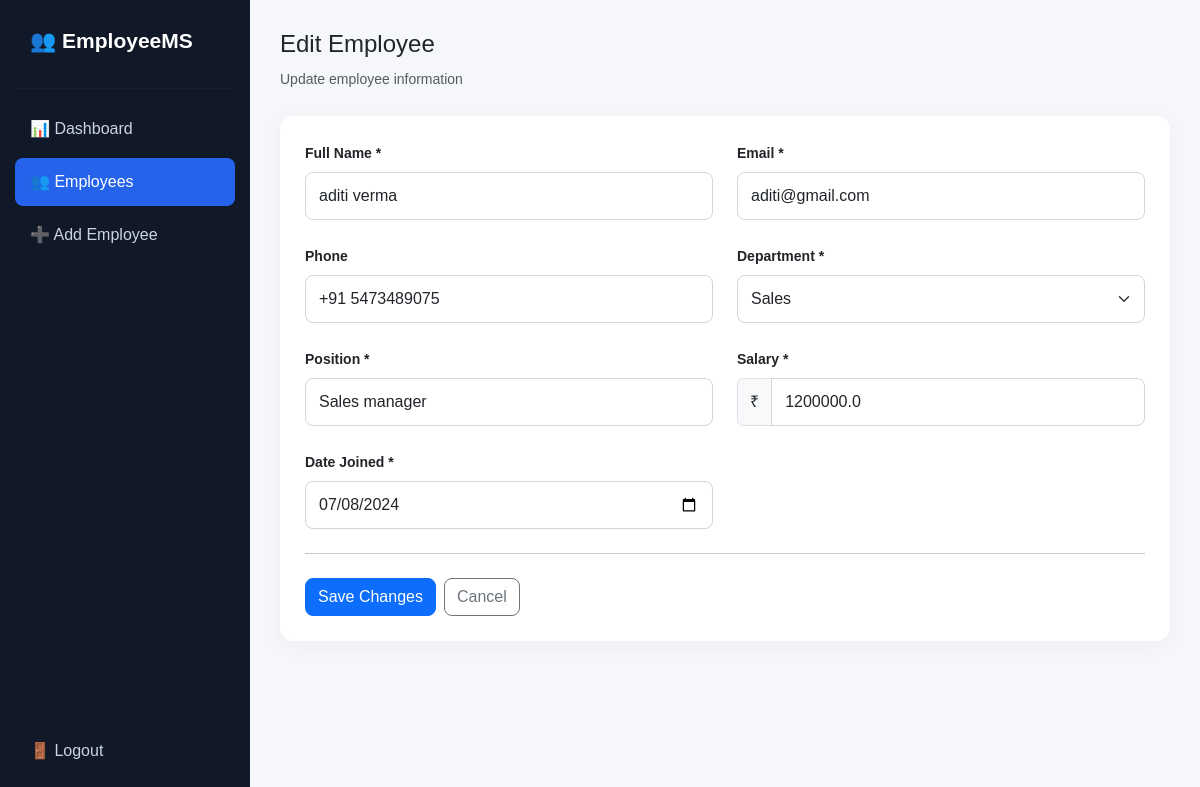
/employees/edit/13 (signed in), run on the app's committed database.
### tables this page shows
CREATE TABLE employees (
            id INTEGER PRIMARY KEY AUTOINCREMENT,
            name TEXT NOT NULL,
            email TEXT NOT NULL UNIQUE,
            phone TEXT,
            department TEXT NOT NULL,
            position TEXT NOT NULL,
            salary REAL NOT NULL,
            date_joined TEXT NOT NULL
        );

### app.py (the view, shortened to what this page needs)
@app.route("/employees/edit/<int:id>", methods=["GET", "POST"])
@login_required
def edit_employee(id):
    conn = get_db()
    employee = conn.execute(
        "SELECT * FROM employees WHERE id = ?",
        (id,)
    ).fetchone()
    if not employee:
        conn.close()
        flash("Employee not found.", "danger")
        return redirect(url_for("employees"))
    conn.close()
    return render_template(
        "edit_employee.html",
        employee=employee
    )

### app.py (called while the page is built)
def get_db():
    conn = sqlite3.connect(DATABASE)
    conn.row_factory = sqlite3.Row
    return conn

def login_required(function):
    @wraps(function)
    def decorated_function(*args, **kwargs):
        if "user_id" not in session:
            flash("Please login first.", "warning")
            return redirect(url_for("login"))
        return function(*args, **kwargs)
    return decorated_function

### templates/edit_employee.html (shortened to what this page needs)
<!DOCTYPE html>
<html lang="en">
<head>
    <link
        href="https://cdn.jsdelivr.net/npm/bootstrap@5.3.3/dist/css/bootstrap.min.css"
        rel="stylesheet"
    >
    <link
        rel="stylesheet"
        href="{{ url_for('static', filename='style.css') }}"
    >
</head>
<body>
<div class="dashboard-wrapper">
    <aside class="sidebar">
        <div class="sidebar-logo">
            👥 EmployeeMS
        </div>
        <hr>
        <a
            href="{{ url_for('dashboard') }}"
            class="sidebar-link"
        >
            📊 Dashboard
        </a>
        <a
            href="{{ url_for('employees') }}"
            class="sidebar-link active"
        >
            👥 Employees
        </a>
        <a
            href="{{ url_for('add_employee') }}"
            class="sidebar-link"
        >
            ➕ Add Employee
        </a>
        <div class="sidebar-bottom">
            <a
                href="{{ url_for('logout') }}"
                class="sidebar-link"
            >
                🚪 Logout
            </a>
        </div>
    </aside>
    <main class="main-content">
        <div class="topbar">
            <div>
                <h4>
                    Edit Employee
                </h4>
                <small class="text-muted">
                    Update employee information
                </small>
            </div>
        </div>
        <div class="content-card form-card">
            <form method="POST">
                <div class="row g-4">
                    <div class="col-md-6">
                        <label class="form-label">
                            Full Name *
                        </label>
                        <input
                            type="text"
                            name="name"
                            class="form-control"
                            value="{{ employee['name'] }}"
                            required
                        >
                    </div>
                    <div class="col-md-6">
                        <label class="form-label">
                            Email *
                        </label>
                        <input
                            type="email"
                            name="email"
                            class="form-control"
                            value="{{ employee['email'] }}"
                            required
                        >
                    </div>
                    <div class="col-md-6">
                        <label class="form-label">
                            Phone
                        </label>
                        <input
                            type="tel"
                            name="phone"
                            class="form-control"
                            value="{{ employee['phone'] }}"
                        >
                    </div>
                    <div class="col-md-6">
                        <label class="form-label">
                            Department *
                        </label>
                        <select
                            name="department"
                            class="form-select"
                            required
                        >
                            {% for dept in [
                                'IT',
                                'HR',
                                'Finance',
                                'Marketing',
                                'Sales',
                                'Operations'
                            ] %}
                                <option
                                    value="{{ dept }}"
                                    {% if employee['department'] == dept %}
                                        selected
                                    {% endif %}
                                >
                                    {{ dept }}
                                </option>
                            {% endfor %}
                        </select>
                    </div>
                    <div class="col-md-6">
                        <label class="form-label">
                            Position *
                        </label>
                        <input
                            type="text"
                            name="position"
                            class="form-control"
                            value="{{ employee['position'] }}"
                            required
                        >
                    </div>
                    <div class="col-md-6">
                        <label class="form-label">
                            Salary *
                        </label>
                        <div class="input-group">
                            <span class="input-group-text">
                                ₹
                            </span>
                            <input
                                type="number"
                                name="salary"
                                class="form-control"
                                value="{{ employee['salary'] }}"
                                min="0"
                                step="0.01"
                                required
                            >
                        </div>
                    </div>
                    <div class="col-md-6">
                        <label class="form-label">
                            Date Joined *
                        </label>
                        <input
                            type="date"
                            name="date_joined"
                            class="form-control"
                            value="{{ employee['date_joined'] }}"
                            required
                        >
                    </div>
                </div>
                <hr class="my-4">
                <div class="d-flex gap-2">
                    <button
                        type="submit"
                        class="btn btn-primary"
                    >
                        Save Changes
                    </button>
                    <a
                        href="{{ url_for('employees') }}"
                        class="btn btn-outline-secondary"
                    >
                        Cancel
                    </a>
                </div>
            </form>
        </div>
    </main>
</div>
</body>
</html>

### static/style.css (style rules this page uses)
body { margin: 0; background: #f5f7fb; color: #212529; font-family: Arial, Helvetica, sans-serif; }
.dashboard-wrapper { min-height: 100vh; display: flex; }
.sidebar { width: 250px; background: #111827; color: white; padding: 25px 15px; position: fixed; top: 0; bottom: 0; left: 0; }
.sidebar-logo { font-size: 21px; font-weight: 700; padding: 0 15px 15px; }
.sidebar hr { border-color: rgba(255,255,255,0.1); }
.sidebar-link { display: block; padding: 12px 15px; margin: 5px 0; color: #cbd5e1; text-decoration: none; border-radius: 8px; transition: 0.2s; }
.sidebar-link.active { background: #2563eb; color: white; }
.sidebar-bottom { position: absolute; bottom: 20px; left: 15px; right: 15px; }
.main-content { margin-left: 250px; width: calc(100% - 250px); padding: 30px; }
.topbar { display: flex; justify-content: space-between; align-items: center; margin-bottom: 25px; }
.content-card { background: white; border-radius: 14px; padding: 25px; box-shadow: 0 5px 20px rgba(0, 0, 0, 0.04); }
.form-card { max-width: 950px; }
.form-label { font-weight: 600; font-size: 14px; }
.form-control, .form-select { padding: 11px 13px; border-radius: 8px; border: 1px solid #d1d5db; }
.btn { border-radius: 8px; font-weight: 500; }

### data on the page
employees: name "aditi verma", email "aditi@gmail.com", phone "+91 5473489075", department "Sales", position "Sales manager", salary "1200000.0", date_joined "07/08/2024"
